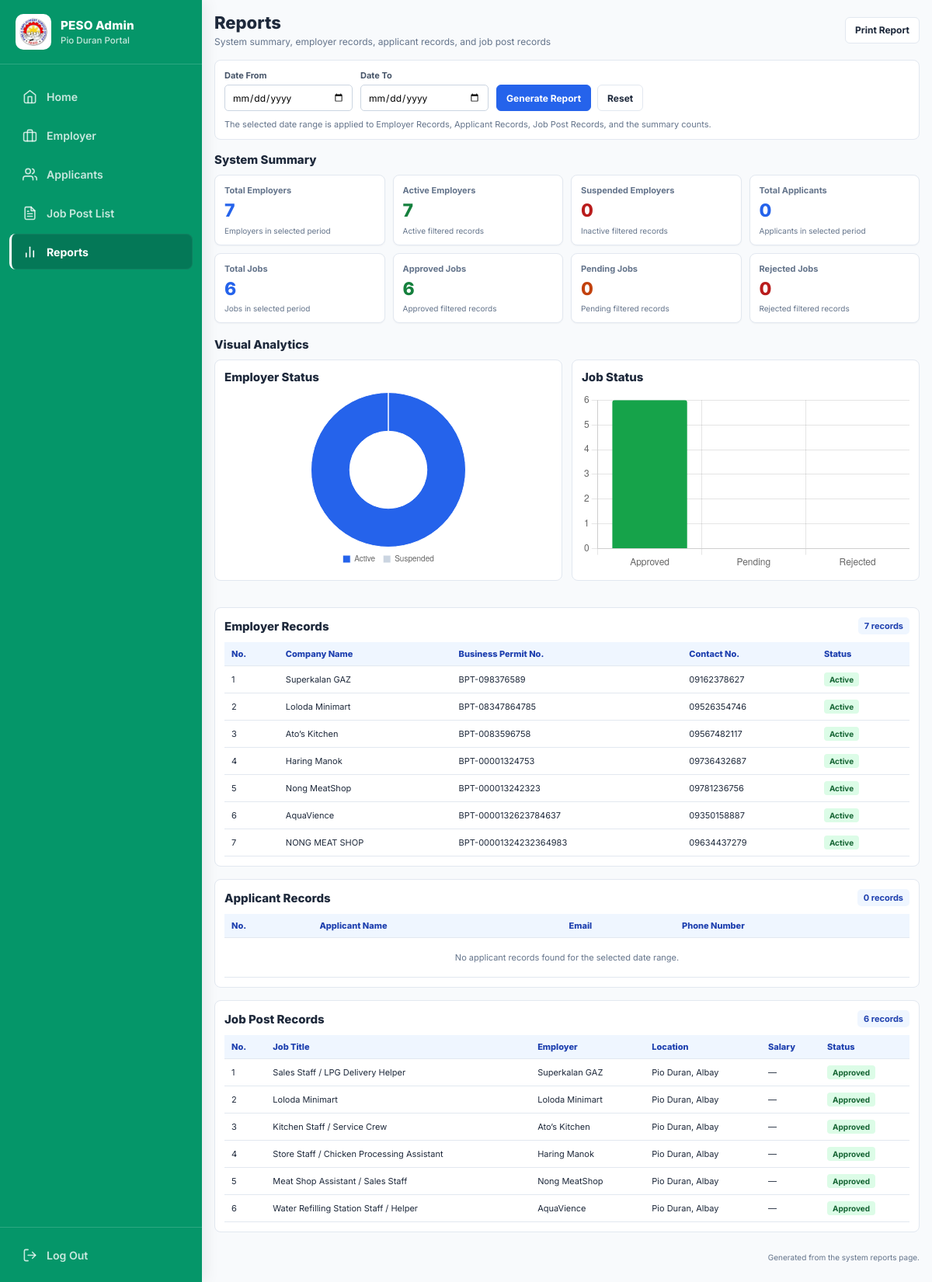
The app's page /peso/reports/ (signed in), older data.
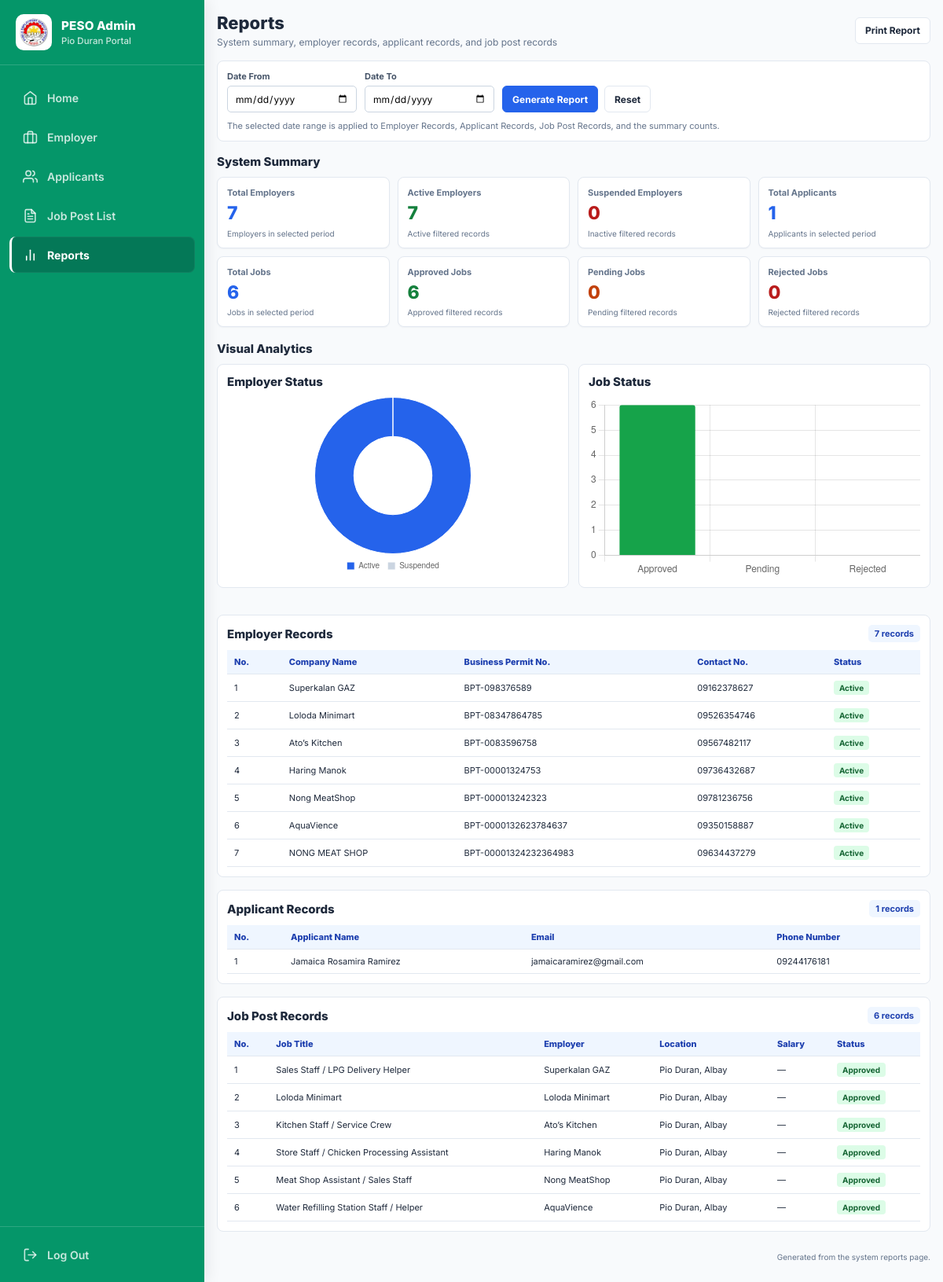
The same page, newer data.
### employer/models.py (models this page shows, shortened)
class Employer(models.Model):
    employer = models.OneToOneField(User, on_delete=models.CASCADE)
    company_name = models.CharField(max_length=255)
    business_permit_no = models.CharField(max_length=255, unique=True)
    contact_no = models.CharField(max_length=11, unique=True)
    description = models.TextField()
    company_logo = models.ImageField(upload_to="company_logo")
    created_at = models.DateTimeField(auto_now_add=True)
    is_active = models.BooleanField(default=True)

class JobPost(models.Model):
    STATUS_CHOICES = (
        ("pending", "Pending Review"),
        ("approved", "Approved"),
        ("rejected", "Rejected"),
    )
    JOB_TYPE = (
        ("full_time", "Full Time"),
        ("part_time", "Part Time"),
        ("contract", "Contract"),
        ("internship", "Internship"),
        ("temporary", "Temporary"),
    )
    employer = models.ForeignKey(
        Employer,
        on_delete=models.CASCADE,
        related_name="jobs"
    )
    title = models.CharField(max_length=255)
    description = models.TextField()
    qualifications = models.TextField()
    responsibilities = models.TextField(blank=True)
    salary = models.DecimalField(
        max_digits=10,
        decimal_places=2,
        null=True,
        blank=True
    )
    location = models.CharField(max_length=255)
    job_type = models.CharField(
        max_length=20,
        choices=JOB_TYPE,
        default="full_time"
    )
    vacancies = models.PositiveIntegerField(default=1)
    deadline = models.DateField()
    status = models.CharField(
        max_length=20,
        choices=STATUS_CHOICES,
        default="pending"
    )
    admin_remarks = models.TextField(blank=True)
    created_at = models.DateTimeField(auto_now_add=True)
    updated_at = models.DateTimeField(auto_now=True)
    approved_at = models.DateTimeField(
        null=True,
        blank=True
    )

### applicant/models.py (models this page shows, shortened)
class Applicant(models.Model):
    user = models.OneToOneField(
        User,
        on_delete=models.CASCADE,
        related_name="applicant_profile"
    )
    first_name = models.CharField(max_length=266)
    last_name = models.CharField(max_length=266)
    middle_name = models.CharField(max_length=266)
    email = models.EmailField(unique=True)
    phone_number = models.CharField(max_length=11)
    skills = models.TextField(
        blank=True,
        null=True,
        help_text="Enter skills separated by commas. Example: Python, Django, React, SQL"
    )
    resume = models.FileField(upload_to="resume/")
    cover_letter = models.FileField(upload_to="cover/")

### core/views.py (the view, shortened to what this page needs)
# urls.py: path("reports/", views.reports, name="reports"),
@login_required(login_url="login_user")
def reports(request):
    date_from = None
    date_to = None
    date_error = ""
    date_from_value = request.GET.get("date_from", "").strip()
    date_to_value = request.GET.get("date_to", "").strip()
    try:
        if date_from_value:
            date_from = datetime.strptime(
                date_from_value, "%Y-%m-%d"
            ).date()
        if date_to_value:
            date_to = datetime.strptime(
                date_to_value, "%Y-%m-%d"
            ).date()
    except ValueError:
        date_error = "Please enter valid dates."
    if (
        not date_error
        and date_from
        and date_to
        and date_from > date_to
    ):
        date_error = "The start date cannot be later than the end date."
    employers = Employer.objects.all().order_by("-created_at")
    applicants = Applicant.objects.all()
    jobs = JobPost.objects.select_related(
        "employer"
    ).all().order_by("-created_at")
    employer_date_field = get_date_field(
        Employer,
        [
            "created_at",
            "date_joined",
            "registered_at",
        ],
    )
    applicant_date_field = get_date_field(
        Applicant,
        [
            "created_at",
            "date_joined",
            "registered_at",
            "user__date_joined",
        ],
    )
    job_date_field = get_date_field(
        JobPost,
        [
            "created_at",
            "posted_at",
            "date_posted",
        ],
    )
    total_employers = employers.count()
    active_employers = employers.filter(is_active=True).count()
    suspended_employers = employers.filter(is_active=False).count()
    total_applicants = applicants.count()
    total_jobs = jobs.count()
    approved_jobs = jobs.filter(status="approved").count()
    pending_jobs = jobs.filter(status="pending").count()
    rejected_jobs = jobs.filter(status="rejected").count()
    context = {
        "total_employers": total_employers,
        "active_employers": active_employers,
        "suspended_employers": suspended_employers,
        "total_applicants": total_applicants,
        "total_jobs": total_jobs,
        "approved_jobs": approved_jobs,
        "pending_jobs": pending_jobs,
        "rejected_jobs": rejected_jobs,
        "employers": employers,
        "applicants": applicants,
        "jobs": jobs,
        "date_from": date_from_value,
        "date_to": date_to_value,
        "date_error": date_error,
        "report_generated": bool(date_from_value or date_to_value),
        "report_date": timezone.localtime().strftime(
            "%B %d, %Y %I:%M %p"
        ),
    }
    return render(
        request,
        "pages/reports.html",
        context,
    )

### core/views.py (called while the page is built)
def get_date_field(model, candidates):
    for path in candidates:
        current_model = model
        valid = True
        for part in path.split("__"):
            try:
                field = current_model._meta.get_field(part)
            except Exception:
                valid = False
                break
            if field.is_relation and field.related_model:
                current_model = field.related_model
            elif part != path.split("__")[-1]:
                valid = False
                break
        if valid:
            return path
    return None

### core/templates/pages/reports.html (shortened to what the changed rows need)
{% extends "base.html" %}
{% load static %}
{% block content %}
<div class="reports-page">
    <div class="reports-header">
        <div>
            <h1 class="reports-title">Reports</h1>
        </div>
    </div>
    <h2 class="report-section-title">System Summary</h2>
    <div class="report-kpis">
        <div class="report-kpi">
            <div class="report-kpi-label">Total Applicants</div>
            <div class="report-kpi-value blue">{{ total_applicants|default:0 }}</div>
            <div class="report-kpi-note">Applicants in selected period</div>
        </div>
    </div>
    <h2 class="report-section-title">Visual Analytics</h2>
    <div class="report-panel">
        <div class="report-table-heading">
            <h2 class="report-section-title">Employer Records</h2>
        </div>
        <div class="report-table-wrap">
            <table class="report-table">
                <thead>
                    <tr>
                        <th>No.</th>
                        <th>Company Name</th>
                        <th>Business Permit No.</th>
                        <th>Contact No.</th>
                        <th>Status</th>
                    </tr>
                </thead>
                <tbody>
                    {% for employer in employers %}
                        <tr>
                            <td>{{ forloop.counter }}</td>
                            <td>{{ employer.company_name|default:"—" }}</td>
                            <td>{{ employer.business_permit_no|default:"—" }}</td>
                            <td>{{ employer.contact_no|default:"—" }}</td>
                            <td>
                                {% if employer.is_active %}
                                    <span class="report-status status-active">Active</span>
                                {% else %}
                                    <span class="report-status status-suspended">Suspended</span>
                                {% endif %}
                            </td>
                        </tr>
                    {% empty %}
                        <tr>
                            <td colspan="5" class="report-empty">
                                No employer records found for the selected date range.
                            </td>
                        </tr>
                    {% endfor %}
                </tbody>
            </table>
        </div>
    </div>
    <div class="report-panel">
        <div class="report-table-heading">
            <h2 class="report-section-title">Applicant Records</h2>
            <span class="report-record-count">
                {{ applicants|length }} records
            </span>
        </div>
        <div class="report-table-wrap">
            <table class="report-table">
                <thead>
                    <tr>
                        <th>No.</th>
                        <th>Applicant Name</th>
                        <th>Email</th>
                        <th>Phone Number</th>
                    </tr>
                </thead>
                <tbody>
                    {% for applicant in applicants %}
                        <tr>
                            <td>{{ forloop.counter }}</td>
                            <td>
                                {{ applicant.first_name|default:"" }}
                                {% if applicant.middle_name %}
                                    {{ applicant.middle_name }}
                                {% endif %}
                                {{ applicant.last_name|default:"" }}
                            </td>
                            <td>{{ applicant.email|default:"—" }}</td>
                            <td>{{ applicant.phone_number|default:"—" }}</td>
                        </tr>
                    {% empty %}
                        <tr>
                            <td colspan="4" class="report-empty">
                                No applicant records found for the selected date range.
                            </td>
                        </tr>
                    {% endfor %}
                </tbody>
            </table>
        </div>
    </div>
    <div class="report-panel">
        <div class="report-table-heading">
            <h2 class="report-section-title">Job Post Records</h2>
        </div>
        <div class="report-table-wrap">
            <table class="report-table">
                <thead>
                    <tr>
                        <th>No.</th>
                        <th>Job Title</th>
                        <th>Employer</th>
                        <th>Location</th>
                        <th>Salary</th>
                        <th>Status</th>
                    </tr>
                </thead>
                <tbody>
                    {% for job in jobs %}
                        <tr>
                            <td>{{ forloop.counter }}</td>
                            <td>{{ job.title|default:"—" }}</td>
                            <td>{{ job.employer.company_name|default:"—" }}</td>
                            <td>{{ job.location|default:"—" }}</td>
                            <td>{{ job.salary|default:"—" }}</td>
                            <td>
                                {% with status=job.status|lower %}
                                    {% if status == "approved" %}
                                        <span class="report-status status-approved">
                                            {{ job.status }}
                                        </span>
                                    {% elif status == "pending" %}
                                        <span class="report-status status-pending">
                                            {{ job.status }}
                                        </span>
                                    {% elif status == "rejected" %}
                                        <span class="report-status status-rejected">
                                            {{ job.status }}
                                        </span>
                                    {% else %}
                                        <span class="report-status status-default">
                                            {{ job.status|default:"Unknown" }}
                                        </span>
                                    {% endif %}
                                {% endwith %}
                            </td>
                        </tr>
                    {% empty %}
                        <tr>
                            <td colspan="6" class="report-empty">
                                No job post records found for the selected date range.
                            </td>
                        </tr>
                    {% endfor %}
                </tbody>
            </table>
        </div>
    </div>
</div>
{% endblock %}

Row changes from the older to the newer data that the page shows:
added Applicant: first_name "Jamaica", middle_name "Rosamira", last_name "Ramirez", email "jamaicaramirez@gmail.com", phone_number "09244176181"
Text that changed along with them:
{{ total_applicants|default:0 }}: "0" → "1"
{{ applicants|length }}: "0" → "1"
text no longer shown: "No applicant records found for the selected date range."
